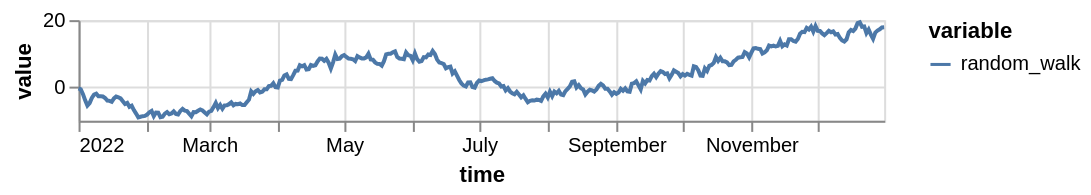

This figure's notebook cell:
### Code cell
ts.plot(height=50)

### Figure 1 — Vega specification as saved in the notebook (floating-point values rounded to 4 significant figures; data arrays with more than 128 entries replaced by an {"elided": "..."} marker saying what was removed)
{"$schema": "https://vega.github.io/schema/vega/v5.json", "data": [{"name": "source_0", "values": {"elided": "365 records"}, "transform": [{"type": "formula", "expr": "toDate(datum['time'])", "as": "time"}]}, {"name": "source_0_y_domain_value", "values": [{"min": -8.968, "max": 19.37}]}, {"name": "source_0_color_domain_variable", "values": [{"variable": "random_walk"}]}], "marks": [{"type": "group", "name": "layer_0_pathgroup", "from": {"facet": {"data": "source_0", "name": "faceted_path_layer_0_main", "groupby": ["variable"]}}, "encode": {"update": {"width": {"field": {"signal": null, "datum": null, "group": "width", "parent": null}}, "height": {"field": {"signal": null, "datum": null, "group": "height", "parent": null}}}}, "marks": [{"type": "line", "name": "layer_0_marks", "from": {"data": "faceted_path_layer_0_main"}, "sort": {"field": "x"}, "encode": {"update": {"y": {"field": "value", "scale": "y"}, "defined": {"signal": "isValid(datum[\"time\"]) && isFinite(+datum[\"time\"]) && isValid(datum[\"value\"]) && isFinite(+datum[\"value\"])"}, "stroke": {"field": "variable", "scale": "color"}, "x": {"field": "time", "scale": "x"}}}, "style": ["line"]}]}], "scales": [{"name": "x", "type": "time", "domain": {"data": "source_0", "field": "time"}, "range": [0, {"signal": "width"}]}, {"name": "y", "type": "linear", "domain": [{"signal": "(data(\"source_0_y_domain_value\")[0] || {}).min"}, {"signal": "(data(\"source_0_y_domain_value\")[0] || {}).max"}], "range": [{"signal": "height"}, 0], "nice": true, "zero": true}, {"name": "color", "type": "ordinal", "domain": {"data": "source_0_color_domain_variable", "field": "variable", "sort": true}, "range": "category"}], "axes": [{"scale": "x", "orient": "bottom", "domain": false, "labels": false, "maxExtent": 0, "zindex": 0, "tickCount": {"signal": "ceil(width/40)"}, "gridScale": "y", "ticks": false, "aria": false, "minExtent": 0, "grid": true}, {"scale": "y", "ticks": false, "maxExtent": 0, "aria": false, "gridScale": "x", "minExtent": 0, "orient": "left", "zindex": 0, "grid": true, "labels": false, "domain": false, "tickCount": {"signal": "ceil(height/40)"}}, {"scale": "x", "tickCount": {"signal": "ceil(width/40)"}, "labelFlush": true, "title": "time", "grid": false, "orient": "bottom", "zindex": 0, "labelOverlap": true}, {"scale": "y", "title": "value", "labelOverlap": true, "tickCount": {"signal": "ceil(height/40)"}, "zindex": 0, "orient": "left", "grid": false}], "style": "cell", "legends": [{"stroke": "color", "symbolType": "stroke", "title": "variable"}], "width": 400, "background": "white", "height": 50, "padding": 5}
